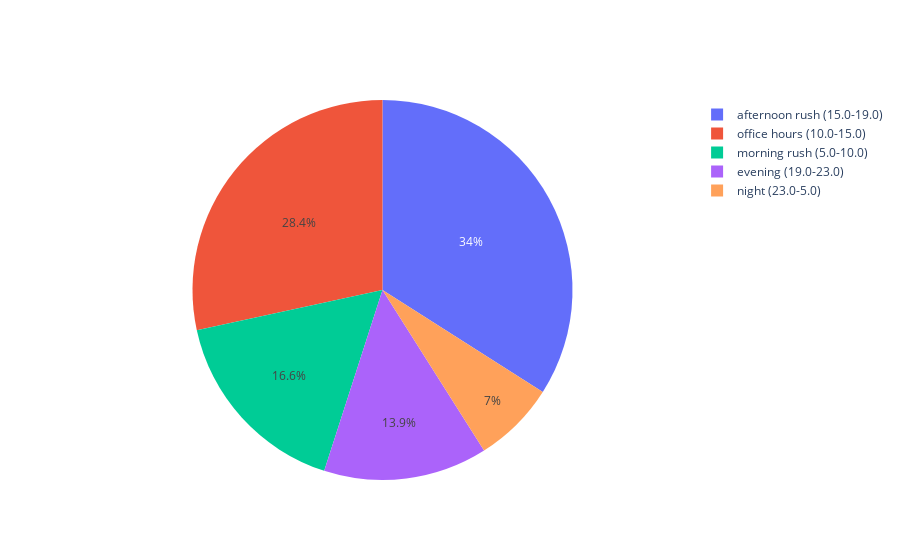

The cell this chart's notebook holds for it:
### Code cell
hr_of_col = df_train_transform['Hour_of_Collision'].value_counts()
groupby_hr_col = hr_of_col.to_dict()
labels = list(groupby_hr_col.keys())
final_labels = [when_was_it(i) for i in labels]
values = list(groupby_hr_col.values())
fig = go.Figure(data=[go.Pie(labels=final_labels, values=values)])
fig.show()

### Figure 1 — Plotly figure (JSON) as saved in the notebook; plotly's stock layout.template omitted (floating-point values rounded to 4 significant figures)
{"data": [{"labels": ["afternoon rush (15.0-19.0)", "afternoon rush (15.0-19.0)", "afternoon rush (15.0-19.0)", "afternoon rush (15.0-19.0)", "office hours (10.0-15.0)", "office hours (10.0-15.0)", "morning rush (5.0-10.0)", "office hours (10.0-15.0)", "morning rush (5.0-10.0)", "evening (19.0-23.0)", "office hours (10.0-15.0)", "office hours (10.0-15.0)", "evening (19.0-23.0)", "morning rush (5.0-10.0)", "evening (19.0-23.0)", "evening (19.0-23.0)", "night (23.0-5.0)", "night (23.0-5.0)", "night (23.0-5.0)", "night (23.0-5.0)", "morning rush (5.0-10.0)", "night (23.0-5.0)", "morning rush (5.0-10.0)", "night (23.0-5.0)"], "type": "pie", "values": [1202, 773, 721, 721, 700, 660, 656, 585, 535, 474, 473, 434, 373, 316, 297, 256, 172, 143, 136, 125, 112, 85, 52, 42]}], "layout": {}}
